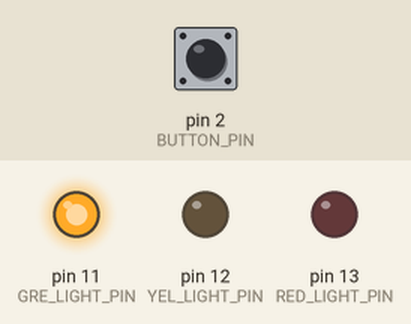
The sketch below on a simulated Arduino Uno, built with avr-gcc and run on an emulated ATmega328P. On the bench: output pins drawn as LEDs (lit = HIGH). Inputs (shaded band) come from the test bench; at power-on: pin 2 (BUTTON_PIN) LOW.

Above: at 1.2 s.
1.3 s: pin 2 (BUTTON_PIN) pulled HIGH for 0.15 s
At 5.8 s:
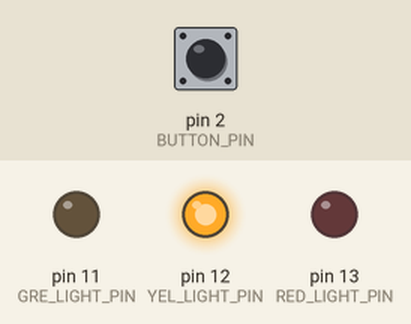
At 10.6 s:
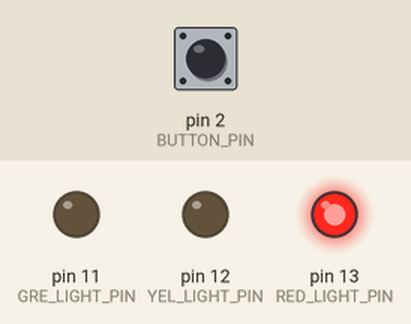
Timing chart, 0 to 21.4 s (numbered marks = the images above; inputs shaded):
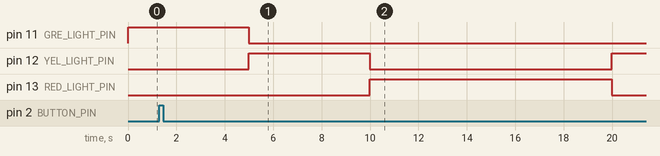

Measured:
- after the input at 1.3 s, pin 11 (GRE_LIGHT_PIN): HIGH → LOW after 3.7 s; pin 12 (YEL_LIGHT_PIN): LOW → HIGH after 3.7 s, → LOW 5.0 s later, → HIGH 10.0 s later; pin 13 (RED_LIGHT_PIN): LOW → HIGH after 8.7 s, → LOW 10.0 s later

The sketch:

traffic_RTOS.ino
```cpp
#include <Arduino_FreeRTOS.h>

#define RED_LIGHT_PIN 13
#define YEL_LIGHT_PIN 12
#define GRE_LIGHT_PIN 11

#define BUTTON_LIGHT_PIN 10
#define BUTTON_PIN 2

volatile byte BUTTON_LIGHT_STATE = LOW;

// Define Tasks
void TaskBlinkLights( void *pvParameters );

void setup() {
  pinMode(BUTTON_PIN,INPUT);
  attachInterrupt(digitalPinToInterrupt(BUTTON_PIN), buttonLightInt, RISING);

  interrupts();

  xTaskCreate(
    TaskBlinkLights,
    (const portCHAR *) "Blink",
    128,
    NULL,
    2,
    NULL);
}

void loop() {
  // Empty
}

void lightSwitch(uint8_t red, uint8_t yellow, uint8_t green) {
  digitalWrite(RED_LIGHT_PIN, red);
  digitalWrite(YEL_LIGHT_PIN, yellow);
  digitalWrite(GRE_LIGHT_PIN, green);
}

void redLight() {
  lightSwitch(HIGH, LOW, LOW);
}

void yellowLight() {
  lightSwitch(LOW, HIGH, LOW);
}

void greenLight() {
  lightSwitch(LOW, LOW, HIGH);
}

void turnRedLight(){
  yellowLight();
  vTaskDelay( 5000 / portTICK_PERIOD_MS ); // wait for 5 seconds
  redLight();
}

void turnGreenLight(){
  yellowLight();
  vTaskDelay( 5000 / portTICK_PERIOD_MS ); // wait for 5 seconds
  greenLight();
  interrupts();
}

void TaskBlinkLights(void *pvParameters) {
  (void) pvParameters;

  // Setup PINs
  pinMode(RED_LIGHT_PIN, OUTPUT);
  pinMode(YEL_LIGHT_PIN, OUTPUT);
  pinMode(GRE_LIGHT_PIN, OUTPUT);

  greenLight();

  for (;;) {
    vTaskDelay( 5000 / portTICK_PERIOD_MS ); // wait for 2.5 seconds

    if (BUTTON_LIGHT_STATE == HIGH) {
      turnRedLight();
      vTaskDelay( 10000 / portTICK_PERIOD_MS ); // wait for 5 seconds
      turnGreenLight();
      BUTTON_LIGHT_STATE = LOW;
      digitalWrite(BUTTON_LIGHT_PIN, BUTTON_LIGHT_STATE);
    }
  }
}

void buttonLightInt() {
  noInterrupts();
  BUTTON_LIGHT_STATE = HIGH;
  digitalWrite(BUTTON_LIGHT_PIN, BUTTON_LIGHT_STATE);
}
```
